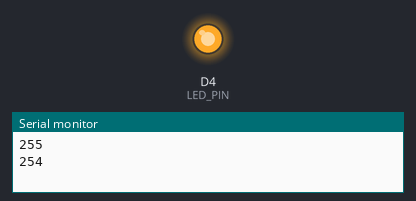
Bench run of a sketch on a simulated ESP8266 (Wemos D1 mini). Parts: output pins drawn as LEDs (lit = HIGH), the last lines printed to the serial monitor.

Above: at 0.05 s.
At 2.95 s:
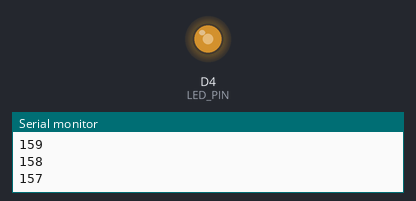
At 5.95 s:
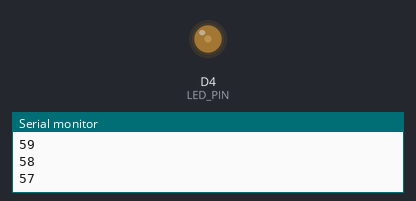
At 13.85 s:
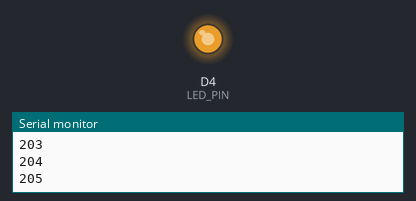
Timing chart, 0 to 20.0 s (numbered marks = the images above):
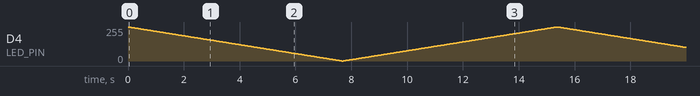

The sketch:

d1mini_fade_d4.ino
```cpp
const int LED_PIN = D4;

void setup() {
  Serial.begin(9600);
  pinMode(LED_PIN, OUTPUT);
  analogWriteRange(255);
}

void loop() {
  // On D1 mini, onboard LED is active LOW.
  for (int value = 0; value <= 255; value++) {
    analogWrite(LED_PIN, 255 - value);
    Serial.println( 255 - value);
    delay(30);
  }

  for (int value = 255; value >= 0; value--) {
    analogWrite(LED_PIN, 255 - value);
    Serial.println( 255 - value);
    delay(30);
  }
}
```
